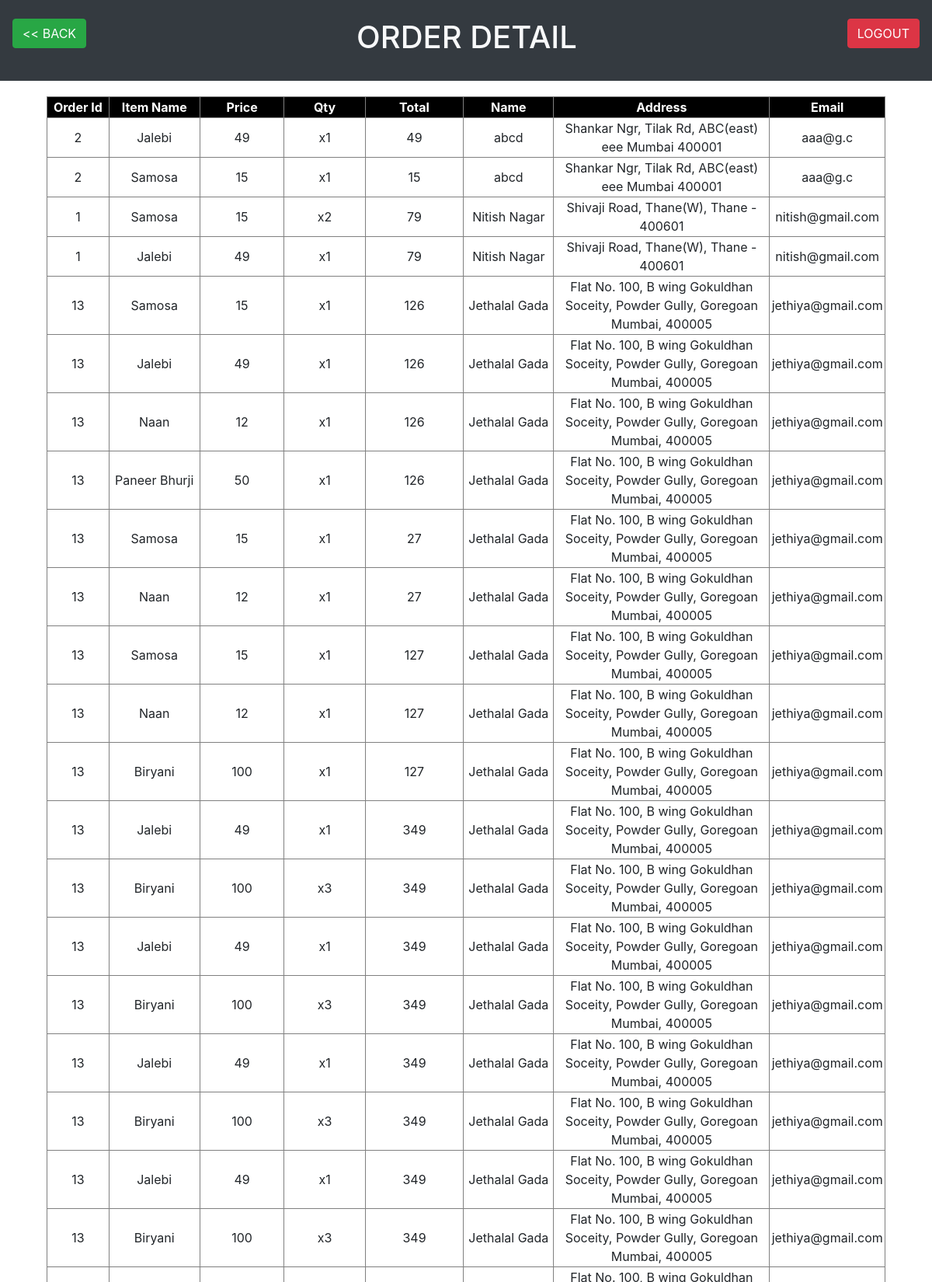
/admin/orderdetail.php (upper part), run on the app's committed database.
### tables this page shows
CREATE TABLE `order` (
  `Id` int(11) NOT NULL,
  `orderId` int(11) NOT NULL,
  `userId` int(11) NOT NULL,
  `itemName` varchar(50) NOT NULL,
  `price` varchar(100) NOT NULL,
  `qty` int(11) NOT NULL,
  `total` varchar(100) NOT NULL,
  `name` varchar(50) NOT NULL,
  `address` varchar(100) NOT NULL,
  `email` varchar(50) NOT NULL
);

### admin/orderdetail.php (the view, shortened to what this page needs)
<!DOCTYPE html>
<html>
<head>
	<link rel="stylesheet" type="text/css" href="bootstrap/css/bootstrap.min.css">
</head>
<body>
	<div align="center" class="bg-dark text-light pt-4 pb-4">
		<a href="../logout.php"><button style="float: right;" class="btn btn-danger mr-3">LOGOUT</button></a>
		<a href="admindash.php"><button style="float: left;" class="btn btn-success ml-3"><< BACK</button></a>
		<h1>ORDER DETAIL</h1>
	</div>
	<table align="center" border="1" width="90%" style="margin-top: 20px;" class="mb-5">
		<tr style="background-color: black; color: white;" align="center">
			<th width="100">Order Id</th>
			<th width="150">Item Name</th>
			<th width="150">Price</th>
			<th width="150">Qty</th>
			<th width="180">Total</th>
			<th width="150">Name</th>
			<th width="400">Address</th>
			<th width="150">Email</th>
		</tr>
		<?php
			include('../dbcon.php');
			$query = "SELECT * FROM `order` ";
			$run = mysqli_query($conn, $query);
			if (mysqli_num_rows($run) < 1)
	        {
	        	echo "<tr><td colspan='5' align='center'>No data found</td><tr>";
	        }
			else
			{
				while ($data = mysqli_fetch_assoc($run))
				{
					?>
					<tr align="center">
						<td> <?php echo $data['orderId']; ?> </td>
						<td> <?php echo $data['itemName']; ?> </td>
						<td> <?php echo $data['price']; ?> </td>
						<td> <?php echo "x".$data['qty']; ?> </td>
						<td> <?php echo $data['total']; ?> </td>
						<td> <?php echo $data['name']; ?> </td>
						<td> <?php echo $data['address']; ?> </td>
						<td> <?php echo $data['email']; ?> </td>
					</tr>
					<?php
				}
			}
    	?>
    </table>
</body>
</html>

### data on the page
order: orderId "2", itemName "Jalebi", price "49", qty "1", total "49", name "abcd", address "Shankar Ngr, Tilak Rd, ABC(east) eee Mumbai 400001", email "aaa@g.c"
order: orderId "2", itemName "Samosa", price "15", qty "1", total "15", name "abcd", address "Shankar Ngr, Tilak Rd, ABC(east) eee Mumbai 400001", email "aaa@g.c"
order: orderId "1", itemName "Samosa", price "15", qty "2", total "79", name "Nitish Nagar", address "Shivaji Road, Thane(W), Thane - 400601", email "nitish@gmail.com"
order: orderId "1", itemName "Jalebi", price "49", qty "1", total "79", name "Nitish Nagar", address "Shivaji Road, Thane(W), Thane - 400601", email "nitish@gmail.com"
order: orderId "13", itemName "Samosa", price "15", qty "1", total "126", name "Jethalal Gada", address "Flat No. 100, B wing Gokuldhan Soceity, Powder Gully, Goregoan Mumbai, 400005", email "jethiya@gmail.com"
order: orderId "13", itemName "Jalebi", price "49", qty "1", total "126", name "Jethalal Gada", address "Flat No. 100, B wing Gokuldhan Soceity, Powder Gully, Goregoan Mumbai, 400005", email "jethiya@gmail.com"
order: orderId "13", itemName "Naan", price "12", qty "1", total "126", name "Jethalal Gada", address "Flat No. 100, B wing Gokuldhan Soceity, Powder Gully, Goregoan Mumbai, 400005", email "jethiya@gmail.com"
order: orderId "13", itemName "Paneer Bhurji", price "50", qty "1", total "126", name "Jethalal Gada", address "Flat No. 100, B wing Gokuldhan Soceity, Powder Gully, Goregoan Mumbai, 400005", email "jethiya@gmail.com"
order: orderId "13", itemName "Samosa", price "15", qty "1", total "27", name "Jethalal Gada", address "Flat No. 100, B wing Gokuldhan Soceity, Powder Gully, Goregoan Mumbai, 400005", email "jethiya@gmail.com"
order: orderId "13", itemName "Naan", price "12", qty "1", total "27", name "Jethalal Gada", address "Flat No. 100, B wing Gokuldhan Soceity, Powder Gully, Goregoan Mumbai, 400005", email "jethiya@gmail.com"
order: orderId "13", itemName "Samosa", price "15", qty "1", total "127", name "Jethalal Gada", address "Flat No. 100, B wing Gokuldhan Soceity, Powder Gully, Goregoan Mumbai, 400005", email "jethiya@gmail.com"
order: orderId "13", itemName "Naan", price "12", qty "1", total "127", name "Jethalal Gada", address "Flat No. 100, B wing Gokuldhan Soceity, Powder Gully, Goregoan Mumbai, 400005", email "jethiya@gmail.com"
order: orderId "13", itemName "Biryani", price "100", qty "1", total "127", name "Jethalal Gada", address "Flat No. 100, B wing Gokuldhan Soceity, Powder Gully, Goregoan Mumbai, 400005", email "jethiya@gmail.com"
order: orderId "13", itemName "Jalebi", price "49", qty "1", total "349", name "Jethalal Gada", address "Flat No. 100, B wing Gokuldhan Soceity, Powder Gully, Goregoan Mumbai, 400005", email "jethiya@gmail.com"
order: orderId "13", itemName "Biryani", price "100", qty "3", total "349", name "Jethalal Gada", address "Flat No. 100, B wing Gokuldhan Soceity, Powder Gully, Goregoan Mumbai, 400005", email "jethiya@gmail.com"
order: orderId "13", itemName "Jalebi", price "49", qty "1", total "349", name "Jethalal Gada", address "Flat No. 100, B wing Gokuldhan Soceity, Powder Gully, Goregoan Mumbai, 400005", email "jethiya@gmail.com"
order: orderId "13", itemName "Biryani", price "100", qty "3", total "349", name "Jethalal Gada", address "Flat No. 100, B wing Gokuldhan Soceity, Powder Gully, Goregoan Mumbai, 400005", email "jethiya@gmail.com"
order: orderId "13", itemName "Jalebi", price "49", qty "1", total "349", name "Jethalal Gada", address "Flat No. 100, B wing Gokuldhan Soceity, Powder Gully, Goregoan Mumbai, 400005", email "jethiya@gmail.com"
order: orderId "13", itemName "Biryani", price "100", qty "3", total "349", name "Jethalal Gada", address "Flat No. 100, B wing Gokuldhan Soceity, Powder Gully, Goregoan Mumbai, 400005", email "jethiya@gmail.com"
order: orderId "13", itemName "Jalebi", price "49", qty "1", total "349", name "Jethalal Gada", address "Flat No. 100, B wing Gokuldhan Soceity, Powder Gully, Goregoan Mumbai, 400005", email "jethiya@gmail.com"
order: orderId "13", itemName "Biryani", price "100", qty "3", total "349", name "Jethalal Gada", address "Flat No. 100, B wing Gokuldhan Soceity, Powder Gully, Goregoan Mumbai, 400005", email "jethiya@gmail.com"
